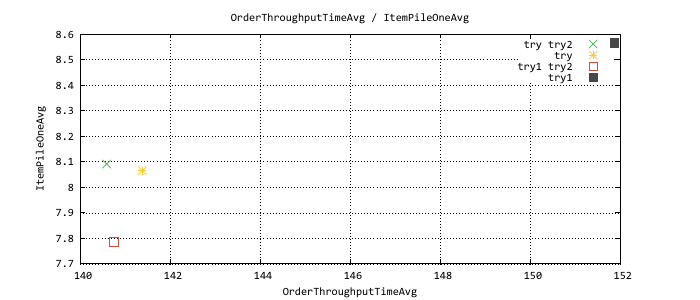

Generate this figure with gnuplot:
reset
# Output definition
set terminal pdfcairo enhanced size 7, 3 font "Consolas, 12"
set output "Tags.pdf"
set lmargin 13
set rmargin 13
# Parameters
set key right top Right
set grid
set style fill solid 0.75
# Line-Styles
set style line 1 linetype 1 linecolor rgb "#7090c8" linewidth 1 pt 1
set style line 2 linetype 1 linecolor rgb "#41b449" linewidth 1 pt 2
set style line 3 linetype 1 linecolor rgb "#f7cb38" linewidth 1 pt 3
set style line 4 linetype 1 linecolor rgb "#db4937" linewidth 1 pt 4
set style line 5 linetype 1 linecolor rgb "#474747" linewidth 1 pt 5
set style line 6 linetype 1 linecolor rgb "#925ac7" linewidth 1 pt 6
set style line 7 linetype 1 linecolor rgb "#57bde3" linewidth 1 pt 7
set style line 8 linetype 1 linecolor rgb "#ff8a3c" linewidth 1 pt 8
set style line 9 linetype 1 linecolor rgb "#1c1c1c" linewidth 1 pt 9
set style line 10 linetype 1 linecolor rgb "#4f658c" linewidth 1 pt 10
set style line 11 linetype 1 linecolor rgb "#29732e" linewidth 1 pt 11
set style line 12 linetype 1 linecolor rgb "#737373" linewidth 1 pt 12
set style line 13 linetype 1 linecolor rgb "#8cb4fa" linewidth 1 pt 13
set style line 14 linetype 1 linecolor rgb "#5afa65" linewidth 1 pt 14
set title "OrderThroughputTimeAvg / ItemPileOneAvg"
set xlabel "OrderThroughputTimeAvg"
set ylabel "ItemPileOneAvg"
plot \
"TagsTagtry try2.dat" u 1:15 w points linestyle 2 t "try try2", \
"TagsTagtry.dat" u 1:15 w points linestyle 3 t "try", \
"TagsTagtry1 try2.dat" u 1:15 w points linestyle 4 t "try1 try2", \
"TagsTagtry1.dat" u 1:15 w points linestyle 5 t "try1"
set title "ItemThroughputRate / ItemPileOneAvg"
set xlabel "ItemThroughputRate"
set ylabel "ItemPileOneAvg"
plot \
"TagsTagtry try2.dat" u 2:15 w points linestyle 2 t "try try2", \
"TagsTagtry.dat" u 2:15 w points linestyle 3 t "try", \
"TagsTagtry1 try2.dat" u 2:15 w points linestyle 4 t "try1 try2", \
"TagsTagtry1.dat" u 2:15 w points linestyle 5 t "try1"
set title "ItemThroughputRateScore / ItemPileOneAvg"
set xlabel "ItemThroughputRateScore"
set ylabel "ItemPileOneAvg"
plot \
"TagsTagtry try2.dat" u 3:15 w points linestyle 2 t "try try2", \
"TagsTagtry.dat" u 3:15 w points linestyle 3 t "try", \
"TagsTagtry1 try2.dat" u 3:15 w points linestyle 4 t "try1 try2", \
"TagsTagtry1.dat" u 3:15 w points linestyle 5 t "try1"
set title "OrderThroughputTimeAvg / OrderThroughputRate"
set xlabel "OrderThroughputTimeAvg"
set ylabel "OrderThroughputRate"
plot \
"TagsTagtry try2.dat" u 1:16 w points linestyle 2 t "try try2", \
"TagsTagtry.dat" u 1:16 w points linestyle 3 t "try", \
"TagsTagtry1 try2.dat" u 1:16 w points linestyle 4 t "try1 try2", \
"TagsTagtry1.dat" u 1:16 w points linestyle 5 t "try1"
set title "OrderTurnoverTimeAvg / OrderThroughputRate"
set xlabel "OrderTurnoverTimeAvg"
set ylabel "OrderThroughputRate"
plot \
"TagsTagtry try2.dat" u 4:16 w points linestyle 2 t "try try2", \
"TagsTagtry.dat" u 4:16 w points linestyle 3 t "try", \
"TagsTagtry1 try2.dat" u 4:16 w points linestyle 4 t "try1 try2", \
"TagsTagtry1.dat" u 4:16 w points linestyle 5 t "try1"
set title "OrdersHandled / BundlesHandled"
set xlabel "OrdersHandled"
set ylabel "BundlesHandled"
plot \
"TagsTagtry try2.dat" u 5:17 w points linestyle 2 t "try try2", \
"TagsTagtry.dat" u 5:17 w points linestyle 3 t "try", \
"TagsTagtry1 try2.dat" u 5:17 w points linestyle 4 t "try1 try2", \
"TagsTagtry1.dat" u 5:17 w points linestyle 5 t "try1"
set title "TripDistance / ItemPileOneAvg"
set xlabel "TripDistance"
set ylabel "ItemPileOneAvg"
plot \
"TagsTagtry try2.dat" u 6:15 w points linestyle 2 t "try try2", \
"TagsTagtry.dat" u 6:15 w points linestyle 3 t "try", \
"TagsTagtry1 try2.dat" u 6:15 w points linestyle 4 t "try1 try2", \
"TagsTagtry1.dat" u 6:15 w points linestyle 5 t "try1"
set title "LateOrdersFractional / ItemThroughputRateScore"
set xlabel "LateOrdersFractional"
set ylabel "ItemThroughputRateScore"
plot \
"TagsTagtry try2.dat" u 7:3 w points linestyle 2 t "try try2", \
"TagsTagtry.dat" u 7:3 w points linestyle 3 t "try", \
"TagsTagtry1 try2.dat" u 7:3 w points linestyle 4 t "try1 try2", \
"TagsTagtry1.dat" u 7:3 w points linestyle 5 t "try1"
set title "OrderLatenessAvg / ItemThroughputRateScore"
set xlabel "OrderLatenessAvg"
set ylabel "ItemThroughputRateScore"
plot \
"TagsTagtry try2.dat" u 8:3 w points linestyle 2 t "try try2", \
"TagsTagtry.dat" u 8:3 w points linestyle 3 t "try", \
"TagsTagtry1 try2.dat" u 8:3 w points linestyle 4 t "try1 try2", \
"TagsTagtry1.dat" u 8:3 w points linestyle 5 t "try1"
set title "LateOrdersFractional / OrderLatenessAvg"
set xlabel "LateOrdersFractional"
set ylabel "OrderLatenessAvg"
plot \
"TagsTagtry try2.dat" u 7:8 w points linestyle 2 t "try try2", \
"TagsTagtry.dat" u 7:8 w points linestyle 3 t "try", \
"TagsTagtry1 try2.dat" u 7:8 w points linestyle 4 t "try1 try2", \
"TagsTagtry1.dat" u 7:8 w points linestyle 5 t "try1"
set title "ItemThroughputRateScore / OrderOffsetAvg"
set xlabel "ItemThroughputRateScore"
set ylabel "OrderOffsetAvg"
plot \
"TagsTagtry try2.dat" u 3:18 w points linestyle 2 t "try try2", \
"TagsTagtry.dat" u 3:18 w points linestyle 3 t "try", \
"TagsTagtry1 try2.dat" u 3:18 w points linestyle 4 t "try1 try2", \
"TagsTagtry1.dat" u 3:18 w points linestyle 5 t "try1"
set title "ISIdleTimeAvg / OSIdleTimeAvg"
set xlabel "ISIdleTimeAvg"
set ylabel "OSIdleTimeAvg"
plot \
"TagsTagtry try2.dat" u 9:19 w points linestyle 2 t "try try2", \
"TagsTagtry.dat" u 9:19 w points linestyle 3 t "try", \
"TagsTagtry1 try2.dat" u 9:19 w points linestyle 4 t "try1 try2", \
"TagsTagtry1.dat" u 9:19 w points linestyle 5 t "try1"
set title "TimingDecisionsOverall / ItemThroughputRate"
set xlabel "TimingDecisionsOverall"
set ylabel "ItemThroughputRate"
plot \
"TagsTagtry try2.dat" u 10:2 w points linestyle 2 t "try try2", \
"TagsTagtry.dat" u 10:2 w points linestyle 3 t "try", \
"TagsTagtry1 try2.dat" u 10:2 w points linestyle 4 t "try1 try2", \
"TagsTagtry1.dat" u 10:2 w points linestyle 5 t "try1"
set title "InvCombinedAvgRank / ItemThroughputRateScore"
set xlabel "InvCombinedAvgRank"
set ylabel "ItemThroughputRateScore"
plot \
"TagsTagtry try2.dat" u 11:3 w points linestyle 2 t "try try2", \
"TagsTagtry.dat" u 11:3 w points linestyle 3 t "try", \
"TagsTagtry1 try2.dat" u 11:3 w points linestyle 4 t "try1 try2", \
"TagsTagtry1.dat" u 11:3 w points linestyle 5 t "try1"
set title "TripDistance / TripTime"
set xlabel "TripDistance"
set ylabel "TripTime"
plot \
"TagsTagtry try2.dat" u 6:20 w points linestyle 2 t "try try2", \
"TagsTagtry.dat" u 6:20 w points linestyle 3 t "try", \
"TagsTagtry1 try2.dat" u 6:20 w points linestyle 4 t "try1 try2", \
"TagsTagtry1.dat" u 6:20 w points linestyle 5 t "try1"
set title "TripDistance / TripTimeWithoutQueueing"
set xlabel "TripDistance"
set ylabel "TripTimeWithoutQueueing"
plot \
"TagsTagtry try2.dat" u 6:21 w points linestyle 2 t "try try2", \
"TagsTagtry.dat" u 6:21 w points linestyle 3 t "try", \
"TagsTagtry1 try2.dat" u 6:21 w points linestyle 4 t "try1 try2", \
"TagsTagtry1.dat" u 6:21 w points linestyle 5 t "try1"
set title "TimeMoving / TimeQueueing"
set xlabel "TimeMoving"
set ylabel "TimeQueueing"
plot \
"TagsTagtry try2.dat" u 12:13 w points linestyle 2 t "try try2", \
"TagsTagtry.dat" u 12:13 w points linestyle 3 t "try", \
"TagsTagtry1 try2.dat" u 12:13 w points linestyle 4 t "try1 try2", \
"TagsTagtry1.dat" u 12:13 w points linestyle 5 t "try1"
set title "TimeQueueing / ItemThroughputRateScore"
set xlabel "TimeQueueing"
set ylabel "ItemThroughputRateScore"
plot \
"TagsTagtry try2.dat" u 13:3 w points linestyle 2 t "try try2", \
"TagsTagtry.dat" u 13:3 w points linestyle 3 t "try", \
"TagsTagtry1 try2.dat" u 13:3 w points linestyle 4 t "try1 try2", \
"TagsTagtry1.dat" u 13:3 w points linestyle 5 t "try1"
set title "DistanceTraveledPerBot / ItemThroughputRateScore"
set xlabel "DistanceTraveledPerBot"
set ylabel "ItemThroughputRateScore"
plot \
"TagsTagtry try2.dat" u 14:3 w points linestyle 2 t "try try2", \
"TagsTagtry.dat" u 14:3 w points linestyle 3 t "try", \
"TagsTagtry1 try2.dat" u 14:3 w points linestyle 4 t "try1 try2", \
"TagsTagtry1.dat" u 14:3 w points linestyle 5 t "try1"
reset
exit
